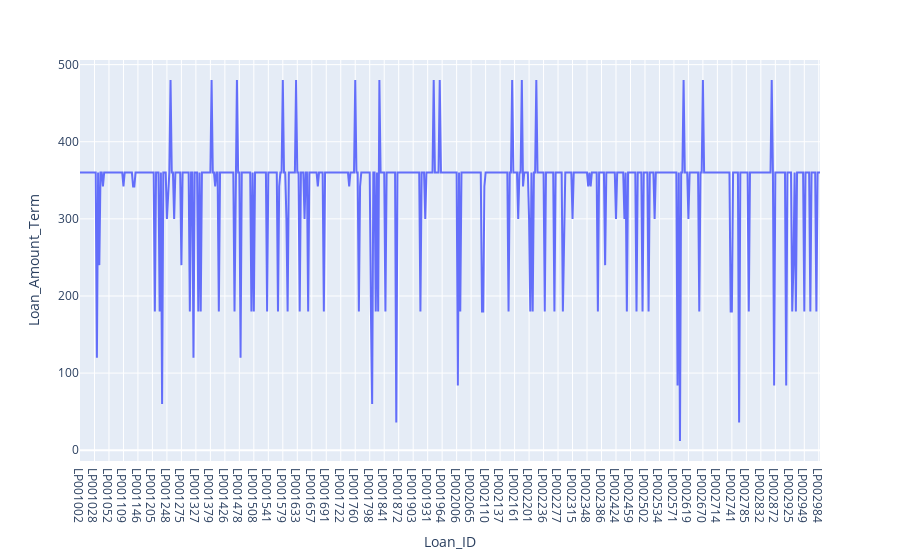

The cell this chart's notebook holds for it:
### Code cell
loan_line = px.line(loan_data, x= 'Loan_ID', y='Loan_Amount_Term')
loan_line.show()

### Figure 1 — Plotly figure (JSON) as saved in the notebook; plotly's stock layout.template omitted (floating-point values rounded to 4 significant figures; data arrays with more than 128 entries replaced by an {"elided": "..."} marker saying what was removed)
{"data": [{"hovertemplate": "Loan_ID=%{x}<br>Loan_Amount_Term=%{y}<extra></extra>", "legendgroup": "", "line": {"color": "#636efa", "dash": "solid"}, "marker": {"symbol": "circle"}, "mode": "lines", "name": "", "orientation": "v", "showlegend": false, "type": "scatter", "x": {"elided": "614 str values"}, "xaxis": "x", "y": {"elided": "614 int values"}, "yaxis": "y"}], "layout": {"legend": {"tracegroupgap": 0}, "margin": {"t": 60}, "xaxis": {"anchor": "y", "domain": [0, 1], "title": {"text": "Loan_ID"}}, "yaxis": {"anchor": "x", "domain": [0, 1], "title": {"text": "Loan_Amount_Term"}}}}
